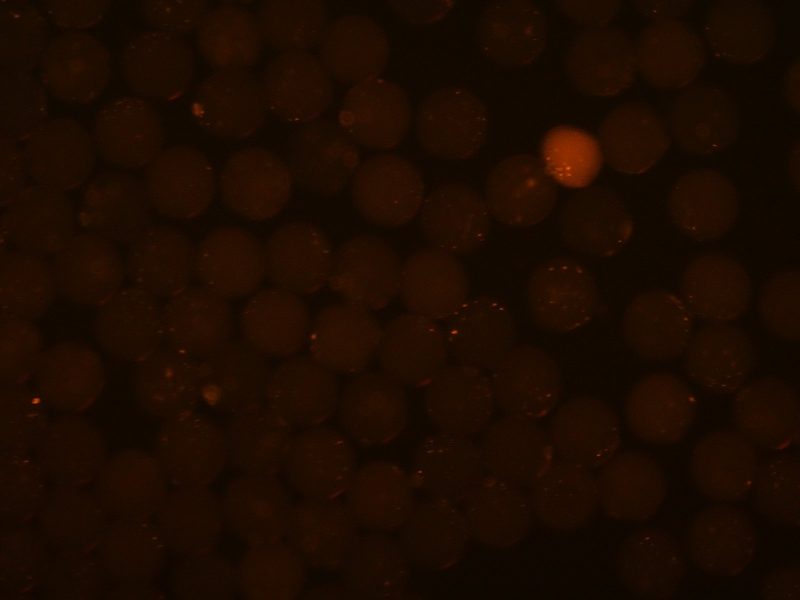
#> input picture Image_10290.jpg, 1600 x 1200 px (shown at 1/2 size); its folder holds only this picture in this run
$ python -i droplet_image_analysis.py   (imports and definitions only)
#> lines starting #> are read from the running program, lines starting #| are printed output that depends on the picture; after the words box and inside, x2 and y2 are one past the last pixel; in counts of white or black regions, pixels touching at a corner belong together
import cv2
import math
import glob
from tqdm import tqdm
import pandas as pd
import numpy as np
import matplotlib.pyplot as plt
import scipy.special as ss
from scipy import stats
from sklearn.mixture import GaussianMixture as GMM
from sqlalchemy import create_engine
import os
import warnings
# [1 line not run here, left out]


# Normal distribution function
def f_norm(x, w, mu,sigma):
    f = w / (sigma * np.sqrt(2 * np.pi)) * np.exp( - (x - mu)**2 / (2 * sigma**2))
    return f

# Error function of negative
# [10 lines left out: functions f_erf0, f_erf1, not called in this run]


class Image_analysis:

    def __init__(self):
        self.droplet_list = []
        self.concent_list = []

        self.num_total = 0
        self.num_positive = 0
        self.num_negative = 0

        self.portion_positive = 0
        self.threshold = 0
        self.features = 0, 0, 0, 0, 0, 0

    def find_droplet(self, file_path, display_sec=False, marked_save=False):
        # Load Image
#> called with file_path = 'Image_10290.jpg', display_sec = False, marked_save = False
        self.file_path = file_path

        img = cv2.imread(file_path)
#> img is the input picture: shape (1200, 1600, 3); mean B, G, R 0.8, 11.3, 28.6
        img_circle = img.copy()

        # Pre-set for circle detection
        img_gray = cv2.cvtColor(img, cv2.COLOR_BGR2GRAY)
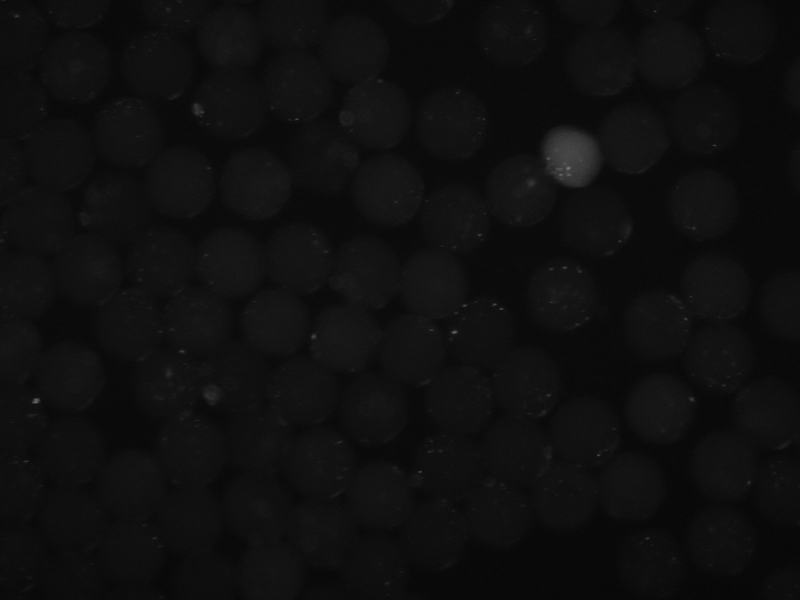
#> img_gray: shape (1200, 1600) (shown at 1/2 size); min 3, max 129, mean 15.2
        img_blur = cv2.medianBlur(img_gray, 5)

        # Circle detection (Hough)
        circles = cv2.HoughCircles(img_blur, cv2.HOUGH_GRADIENT,
                                   dp=1, minDist=110,
                                   param1=8, param2=11,
                                   minRadius=60, maxRadius=80)
#> circles = 71 rows, first 8: [1133.5, 310.5, 60.6], [1042.5, 381.5, 72.8], [1262.5, 277.5, 69.5], [510.5, 366.5, 71.7], [751.5, 229.5, 70.6], [693.5, 676.5, 67.3], [1319.5, 816.5, 68.3], [773.5, 381.5, 69.5]

        # Draw circles on the image
        if circles is not None:
            draw_circles = np.uint32(np.array(circles))
#> draw_circles = 71 rows, first 8: [1133, 310, 60], [1042, 381, 72], [1262, 277, 69], [510, 366, 71], [751, 229, 70], [693, 676, 67], [1319, 816, 68], [773, 381, 69]

            self.draw_circles = draw_circles
#> self.draw_circles has the same summary as draw_circles
            self.img_BGR = img.copy()
            self.img_HSV = cv2.cvtColor(img, cv2.COLOR_BGR2HSV)
#> self.img_HSV: shape (1200, 1600, 3); mean H, S, V 11.7, 248.8, 28.6

            for x, y, r in draw_circles[0, :]:
                cv2.circle(img_circle, (x, y), r, (31, 255, 62), 2)
                cv2.circle(img_circle, (x, y), 1, (0, 0, 255), 2)
#> this loop made 71 passes
#> (x, y, r) on passes 1 to 12: (1133, 310, 60), (1042, 381, 72), (1262, 277, 69), (510, 366, 71), (751, 229, 70), (693, 676, 67), (1319, 816, 68), (773, 381, 69), (822, 701, 71), (731, 547, 72), (1258, 974, 68), (1429, 579, 70)
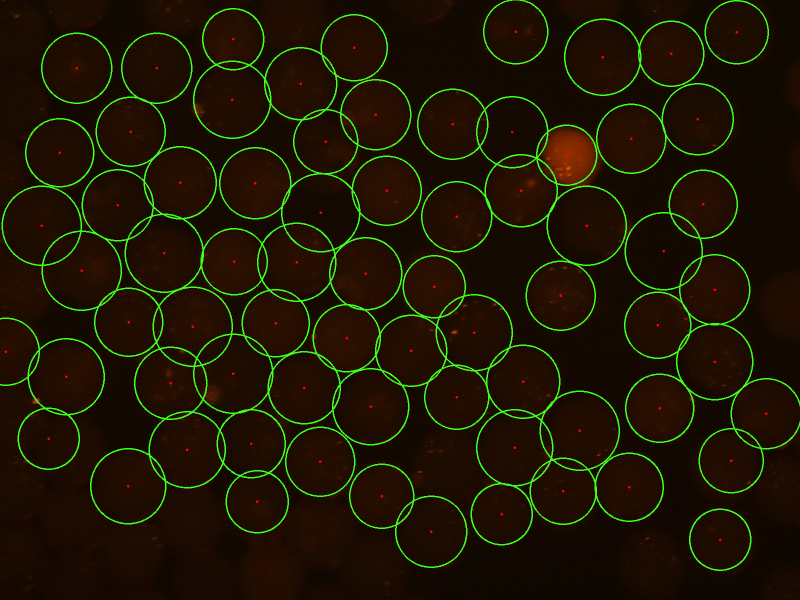
#> img_circle: shape (1200, 1600, 3) (shown at 1/2 size); 4.77% of pixels changed, all inside (x1, y1, x2, y2) = (0, 0, 1600, 1142)

            if marked_save == True:
                # if not os.path.exists("marked"):
                #     os.makedirs("marked")
                cv2.imwrite(f"marked_{self.file_path}", img_circle)

            if type(display_sec) == int:
                n_seconds = int(display_sec)
                cv2.imshow(self.file_path, img_circle)
                k = cv2.waitKey(n_seconds * 1000)
                cv2.destroyAllWindows()
        else:
            print("None or Error")

    # [110 lines left out: functions measure_droplet, thresholding, calculate_concentration, save_droplet_data, not called in this run]


RPA = Image_analysis()

# [8 lines not run here, left out]

>>> result = Image_analysis().find_droplet('Image_10290.jpg')

$ run again, on Image_10291.jpg
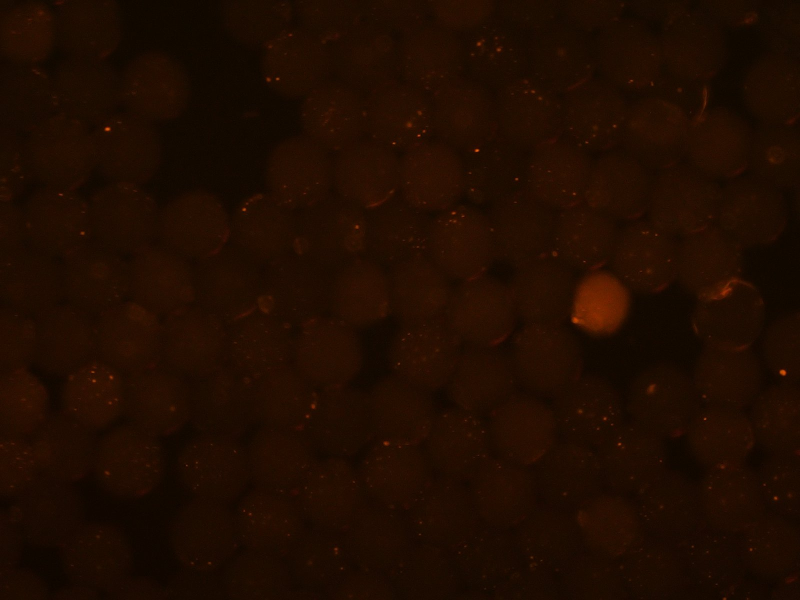
#> input picture Image_10291.jpg, 1600 x 1200 px (shown at 1/2 size)
#> in find_droplet, img is the input picture: shape (1200, 1600, 3); mean B, G, R 0.8, 12.2, 31.9
#> in find_droplet, `img_gray = cv2.cvtColor(img, cv2.COLOR_BGR2GRAY)`:
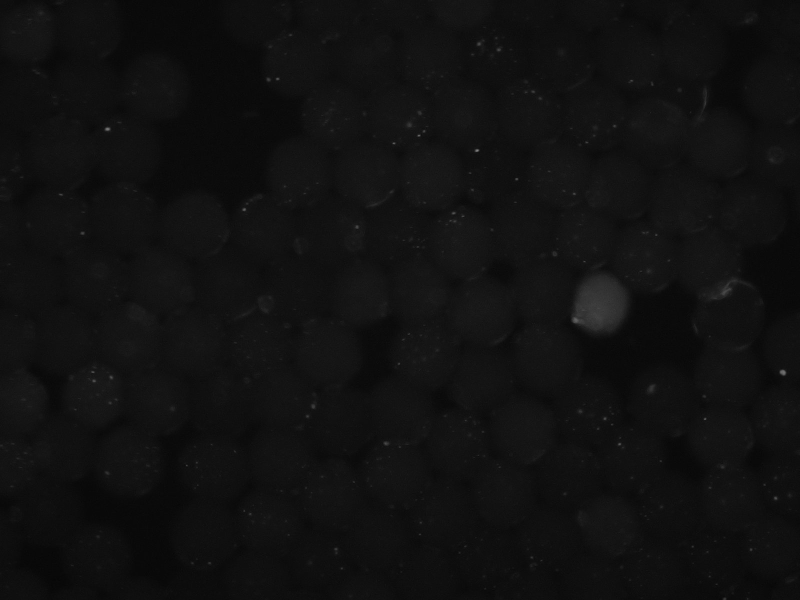
#> img_gray: shape (1200, 1600) (shown at 1/2 size); min 3, max 141, mean 16.8
#> circles = 74 rows, first 8: [1200.5, 616.5, 60.7], [1458.5, 630.5, 70.6], [1413.5, 522.5, 68.4], [1090.5, 586.5, 78.3], [1333.5, 195.5, 79.4], [960.5, 622.5, 73.9], [393.5, 448.5, 68.2], [1283.5, 511.5, 79.4]
#> draw_circles = 74 rows, first 8: [1200, 616, 60], [1458, 630, 70], [1413, 522, 68], [1090, 586, 78], [1333, 195, 79], [960, 622, 73], [393, 448, 68], [1283, 511, 79]
#> self.draw_circles has the same summary as draw_circles
#> self.img_HSV: shape (1200, 1600, 3); mean H, S, V 11.2, 248.6, 31.9
#> the loop in find_droplet, `for x, y, r in draw_circles[0, :]:` made 74 passes
#> after the loop in find_droplet, `for x, y, r in draw_circles[0, :]:`:
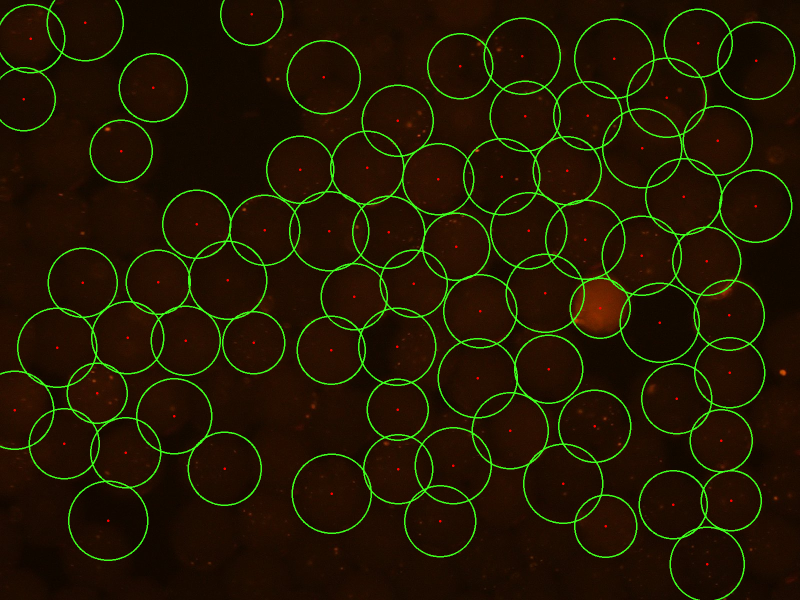
#> img_circle: shape (1200, 1600, 3) (shown at 1/2 size); 4.97% of pixels changed, all inside (x1, y1, x2, y2) = (0, 0, 1591, 1200)

$ run again, on Image_10449.jpg
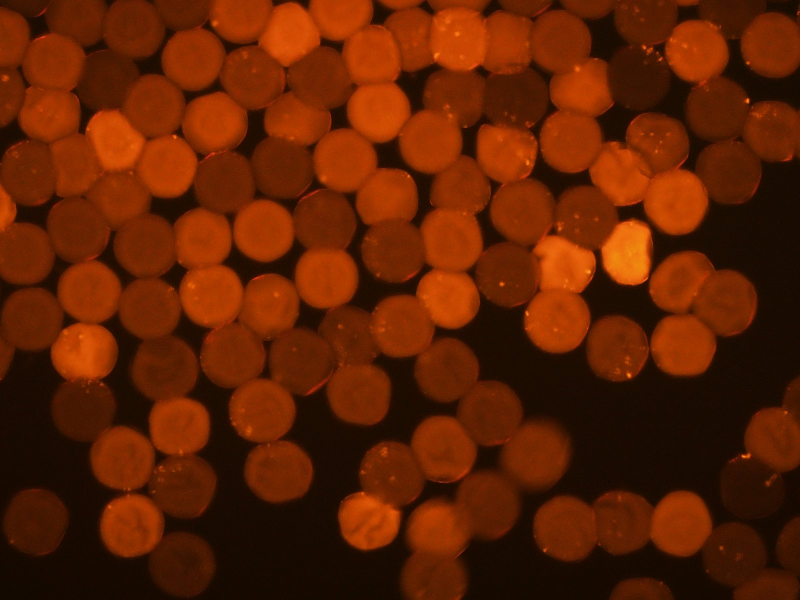
#> input picture Image_10449.jpg, 1600 x 1200 px (shown at 1/2 size)
#> in find_droplet, img is the input picture: shape (1200, 1600, 3); mean B, G, R 1.4, 32.4, 96.7
#> in find_droplet, `img_gray = cv2.cvtColor(img, cv2.COLOR_BGR2GRAY)`:
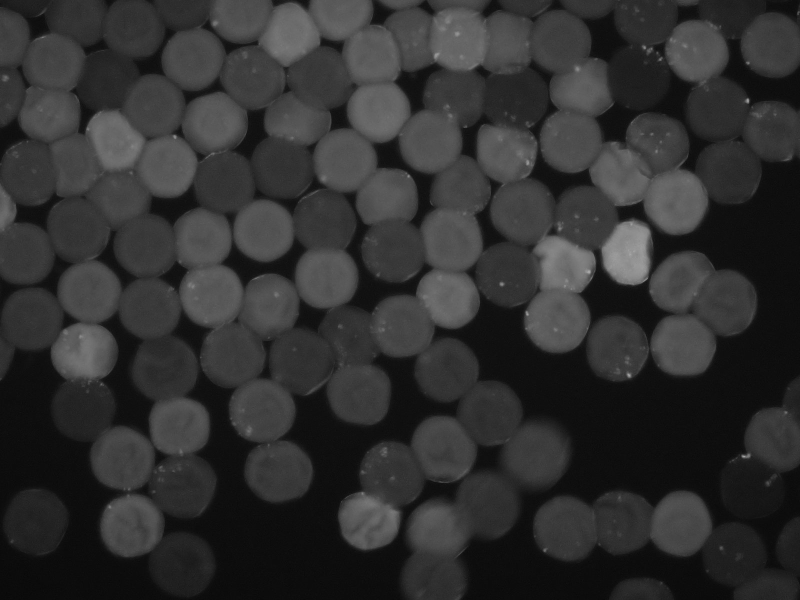
#> img_gray: shape (1200, 1600) (shown at 1/2 size); min 5, max 172, mean 48
#> circles = 110 rows, first 8: [689.5, 320.5, 64], [1046.5, 421.5, 66.2], [467.5, 712.5, 67.3], [1129.5, 1056.5, 64], [529.5, 821.5, 60.7], [969.5, 1013.5, 66.2], [364.5, 1129.5, 66.2], [96.5, 220.5, 64]
#> draw_circles = 110 rows, first 8: [689, 320, 64], [1046, 421, 66], [467, 712, 67], [1129, 1056, 64], [529, 821, 60], [969, 1013, 66], [364, 1129, 66], [96, 220, 64]
#> self.draw_circles has the same summary as draw_circles
#> self.img_HSV: shape (1200, 1600, 3); mean H, S, V 10.1, 250.1, 96.7
#> the loop in find_droplet, `for x, y, r in draw_circles[0, :]:` made 110 passes
#> after the loop in find_droplet, `for x, y, r in draw_circles[0, :]:`:
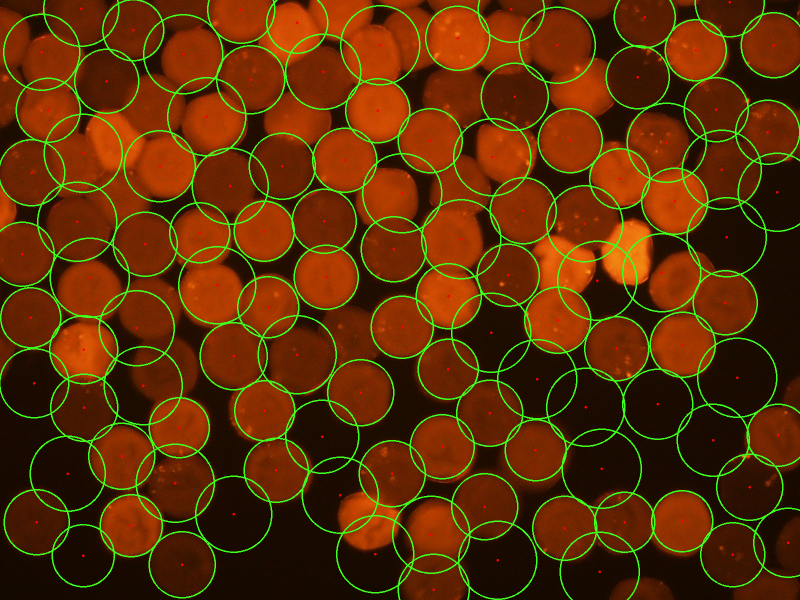
#> img_circle: shape (1200, 1600, 3) (shown at 1/2 size); 6.97% of pixels changed, all inside (x1, y1, x2, y2) = (0, 0, 1600, 1200)
